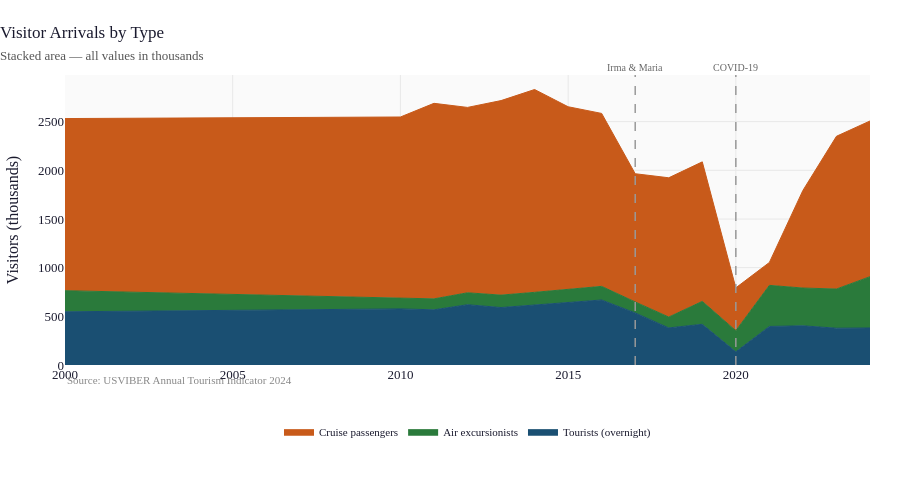

Notebook code cell kept with this figure:
### Markdown cell above
---
## 2. Tourists vs. Excursionists — Composition

### Code cell
fig = stacked_area(
    tour,
    x="year",
    y_cols=["tourists", "air_excursionists", "cruise_passengers"],
    names=["Tourists (overnight)", "Air excursionists", "Cruise passengers"],
    colors=[PALETTE["tourists"], PALETTE["air_excursionist"], PALETTE["cruise"]],
    title="Visitor Arrivals by Type",
    subtitle="Stacked area — all values in thousands",
    y_label="Visitors (thousands)",
    source="USVIBER Annual Tourism Indicator 2024",
    shock_x=[2017, 2020],
)
fig.show()

### Figure 1 — Plotly figure (JSON) as saved in the notebook; plotly's stock layout.template omitted (floating-point values rounded to 4 significant figures)
{"data": [{"fillcolor": "#1a4f72", "line": {"color": "#1a4f72", "width": 1}, "mode": "lines", "name": "Tourists (overnight)", "stackgroup": "one", "type": "scatter", "x": [2000, 2010, 2011, 2012, 2013, 2014, 2015, 2016, 2017, 2018, 2019, 2020, 2021, 2022, 2023, 2024], "y": [546.7, 576.2, 566.9, 619.2, 590.3, 614.8, 641.9, 667.9, 535.0, 380.9, 418.0, 135.6, 396.2, 402.6, 378.0, 380.3]}, {"fillcolor": "#2a7a3b", "line": {"color": "#2a7a3b", "width": 1}, "mode": "lines", "name": "Air excursionists", "stackgroup": "one", "type": "scatter", "x": [2000, 2010, 2011, 2012, 2013, 2014, 2015, 2016, 2017, 2018, 2019, 2020, 2021, 2022, 2023, 2024], "y": [216.7, 112.9, 112.5, 122.7, 127.6, 131.7, 132.6, 139.9, 112.9, 111.8, 235.8, 216.7, 422.0, 388.1, 402.6, 527.1]}, {"fillcolor": "#c85a1a", "line": {"color": "#c85a1a", "width": 1}, "mode": "lines", "name": "Cruise passengers", "stackgroup": "one", "type": "scatter", "x": [2000, 2010, 2011, 2012, 2013, 2014, 2015, 2016, 2017, 2018, 2019, 2020, 2021, 2022, 2023, 2024], "y": [1768.0, 1859.0, 2009.0, 1904.0, 1999.0, 2084.0, 1879.0, 1777.0, 1317.0, 1431.0, 1433.0, 440.4, 235.5, 1003.0, 1569.0, 1600.0]}], "layout": {"annotations": [{"showarrow": false, "text": "<span style='color:#888;font-size:11px'>Source: USVIBER Annual Tourism Indicator 2024</span>", "x": 0, "xanchor": "left", "xref": "paper", "y": -0.08, "yref": "paper"}, {"font": {"color": "#666", "size": 10}, "showarrow": false, "text": "Irma & Maria", "x": 2017, "xanchor": "center", "xref": "x", "y": 1, "yanchor": "bottom", "yref": "y domain"}, {"font": {"color": "#666", "size": 10}, "showarrow": false, "text": "COVID-19", "x": 2020, "xanchor": "center", "xref": "x", "y": 1, "yanchor": "bottom", "yref": "y domain"}], "height": 480, "shapes": [{"line": {"color": "#999", "dash": "dash", "width": 1.5}, "type": "line", "x0": 2017, "x1": 2017, "xref": "x", "y0": 0, "y1": 1, "yref": "y domain"}, {"line": {"color": "#999", "dash": "dash", "width": 1.5}, "type": "line", "x0": 2020, "x1": 2020, "xref": "x", "y0": 0, "y1": 1, "yref": "y domain"}], "title": {"font": {"size": 17}, "text": "Visitor Arrivals by Type<br><span style='font-size:13px;color:#555'>Stacked area — all values in thousands</span>", "x": 0}, "width": 900, "yaxis": {"title": {"text": "Visitors (thousands)"}}}}
